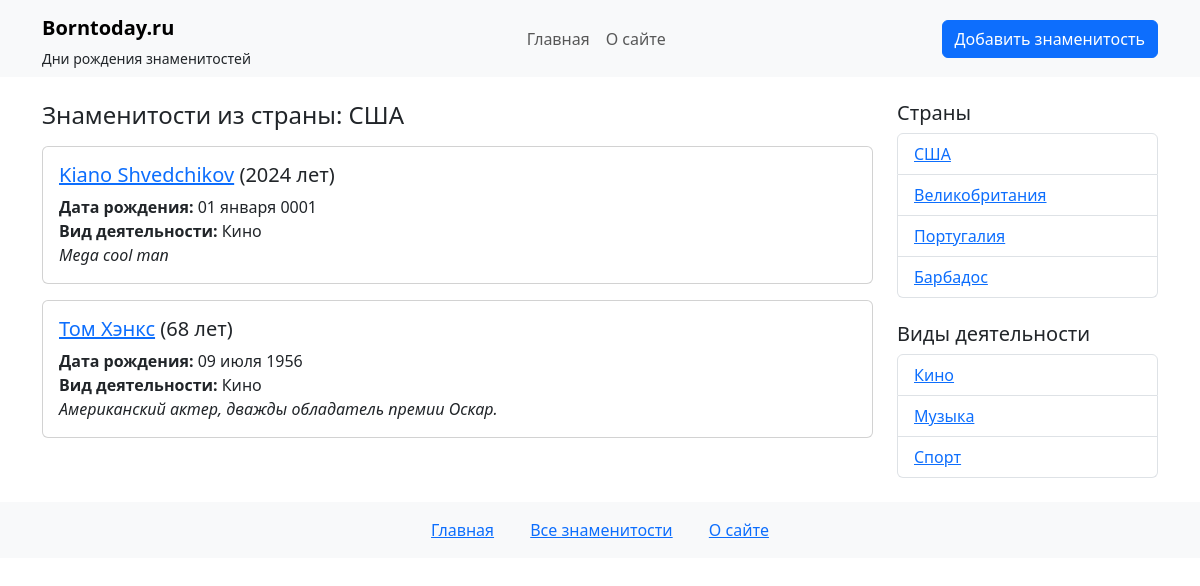
The page /country/ssha/ on the database its author committed.
### star/models.py (models this page shows, shortened)
class Country(models.Model):
   name = models.CharField(max_length=100)  # Название страны
   slug = models.SlugField(max_length=255, blank=True, unique=False, db_index=True, verbose_name="URL")
   class Meta:
       verbose_name = 'Страна'
       verbose_name_plural = 'Страны'

class Star(models.Model):
    name = models.CharField(max_length=100, verbose_name="Имя")
    slug = models.SlugField(max_length=255, unique=True, db_index=True, verbose_name="URL")
    country = models.ForeignKey(Country, on_delete=models.CASCADE, related_name='stars', verbose_name="Страна")
    categories = models.ManyToManyField(Category, related_name='stars', verbose_name="Категории")
    birth_date = models.DateField(verbose_name="Дата рождения")
    content = models.TextField(verbose_name="Описание")
    photo = models.ImageField(upload_to='photos/%Y/%m/%d/', blank=True, null=True, verbose_name="Фотография")
    is_published = models.BooleanField(default=True, verbose_name="Опубликовано")
    time_create = models.DateTimeField(auto_now_add=True, verbose_name="Время создания")
    time_update = models.DateTimeField(auto_now=True, verbose_name="Время изменения")
    def get_age(self):
        today = date.today()
        age = today.year - self.birth_date.year
        if (today.month, today.day) < (self.birth_date.month, self.birth_date.day):
            age -= 1
        return age
    class Meta:
        verbose_name = 'Знаменитость'
        verbose_name_plural = 'Знаменитости'
        ordering = ['-time_create']  # Сортировка по убыванию времени создания
        indexes = [
            models.Index(fields=['-time_create']),  # Индекс для повышения производительности
        ]

class Category(models.Model):
    title = models.CharField(max_length=100)  # Название категории
    slug = models.SlugField(max_length=255, blank=True, db_index=True, verbose_name="URL")
    class Meta:
        verbose_name = 'Категория'
        verbose_name_plural = 'Категории'

### star/views.py (the view)
# urls.py: path('country/<slug:slug>/', views.stars_by_country, name='stars_by_country'),
def stars_by_country(request, slug):
    country = get_object_or_404(Country, slug=slug)
    filtered_stars = Star.objects.filter(country=country, is_published=True)
    countries = Country.objects.all()
    categories = Category.objects.all()
    context = {
        'stars': filtered_stars,
        'country_name': country.name,
        'star_countries': countries,
        'star_categories': categories,
        'title_template': 'Знаменитости из страны'
    }
    return render(request, 'star/country.html', context)

### star/templates/star/country.html (shortened to what this page needs)
{% extends 'star/base.html' %}
{% block content %}
<h4 class="mb-3">{{ title_template }}: {{ country_name }}</h4>
{% if stars %}
 {% for star in stars %}
   <div class="card mb-3">
     <div class="card-body">
       <h5 class="card-title">
         <a href="{% url 'star_detail' star.slug %}">{{ star.name }}</a> ({{ star.get_age }} лет)
       </h5>
       <p class="card-text">
         <strong>Дата рождения:</strong> {{ star.birth_date|date:"d E Y" }}<br>
         <strong>Вид деятельности:</strong>
         {% for category in star.categories.all %}
           {{ category.title }}{% if not forloop.last %}, {% endif %}
         {% endfor %}<br>
         <em>{{ star.content }}</em>
       </p>
     </div>
   </div>
 {% endfor %}
{% else %}
 <p>Нет знаменитостей в этой стране.</p>
{% endif %}
{% endblock %}

### star/templates/star/sidebar.html
<div class="col-md-3">
 <h5>Страны</h5>
 <ul class="list-group mb-4">
   {% for country in star_countries %}
   <li class="list-group-item">
     <a href="{% url 'stars_by_country' country.slug %}">{{country.name}}</a>
   </li>
   {% endfor %}
 </ul>
 <h5>Виды деятельности</h5>
 <ul class="list-group">
   {% for cat in star_categories %}
   <li class="list-group-item">
     <a href="{% url 'stars_by_category' cat.slug %}">{{ cat.title }}</a>
   </li>
   {% endfor %}
 </ul>
</div>

### rows shown on the page
Country: name "США"
Star: name "Kiano Shvedchikov", get_age "2024", birth_date "01 января 0001", content "Mega cool man"
Category: title "Кино"
Star: name "Том Хэнкс", get_age "68", birth_date "09 июля 1956", content "Американский актер, дважды обладатель премии Оскар."
Country: name "Великобритания"
Country: name "Португалия"
Country: name "Барбадос"
Category: title "Музыка"
Category: title "Спорт"

### other values the page prints
{{ title_template }} "Знаменитости из страны"
